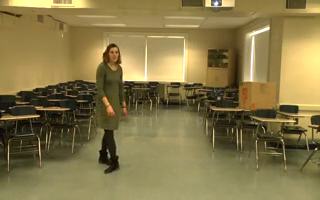
#> input picture frame 122 of gui/video.mp4, 320 x 200 px, given in place of video-10.mp4, which was not available
$ python model.py
#> lines starting #> are read from the running program, lines starting #| are printed output that depends on the picture; pictures that were not available may be replaced by others from this repository, and a replacement may not be noted
#> in _get_background, frame is the input picture: shape (200, 320, 3); mean B, G, R 73.1, 119.2, 133.6
### gui/background.py
import cv2
import matplotlib.pyplot as plt
import numpy as np
import copy


class BG_subtractor():
    def __init__(self, bg, bg_alpha=0.0001):
        """Return a background subtractor.

        Arguments:
        * bg (array): background image
        * bg_alpha: The background learning factor, its value should
        be between 0 and 1. The higher the value, the more quickly
        your program learns the changes in the background. Therefore,
        for a static background use a lower value, like 0.001. But if
        your background has moving trees and stuff, use a higher value,
        maybe start with 0.01. Default 0.001
        """
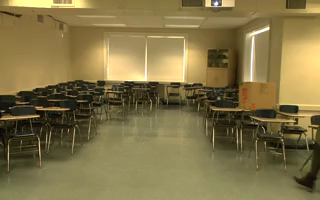
#> input picture frame 0 of gui/video.mp4, 320 x 200 px, given in place of video-10.mp4, which was not available
        self.alpha = bg_alpha
        self.bg = bg
        self.bg_model = bg
        self.fgbg = cv2.createBackgroundSubtractorMOG2()

    # [32 lines of commented-out code are left out]

    # [59 lines left out: function subtract, not called in this run]

    def sub_lab(self, img):
        # original = cv2.cvtColor(img, cv2.COLOR_BGR2RGB)
        original = copy.copy(img)
        bg = self.bg

        img = cv2.cvtColor(img, cv2.COLOR_RGB2LAB)
#> img: shape (200, 320, 3); mean of channels 0, 1, 2 115.2, 117.3, 115.8
        bg = cv2.cvtColor(bg, cv2.COLOR_RGB2LAB)
#> bg: shape (200, 320, 3); mean of channels 0, 1, 2 119.4, 116.7, 115.4


        # split color
        l, a, b = cv2.split(img)
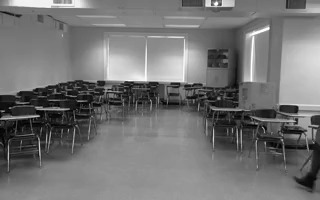
#> l: shape (200, 320); min 0, max 255, mean 115.2
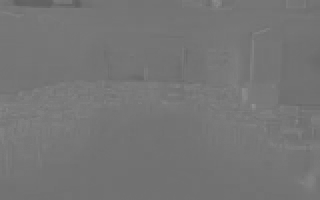
#> a: shape (200, 320); min 96, max 145, mean 117.3
        bl, ba, bb = cv2.split(bg)

        # subtract bg
        sl = l - bl
        sa = a - ba
        sb = b - bb

        # I found that noises from chairs and shadow
        # are strangly over 230, and background noises
        # are under 20

        # threshold
        # remove if under 20
        ret,thresh = cv2.threshold(sl,40,255,cv2.THRESH_TOZERO)
        # remove if over 230
        ret,thresh = cv2.threshold(thresh,230,255,cv2.THRESH_TOZERO_INV)

        # closing
        shape = (3, 3)
        kernel = np.ones(shape, np.uint8)
        # kernel = np.array([[0,1,0],
        #                   [1,1,1],
        #                   [1,1,1],
        #                   [0,1,0]], np.uint8)
        # closing = cv2.morphologyEx(thresh, cv2.MORPH_CLOSE, kernel)
        dilation = cv2.dilate(thresh,kernel,iterations = 3)
        erosion = cv2.erode(dilation,kernel,iterations = 3)
        # to kill pixel-small noises
        erosion2 = cv2.erode(erosion,kernel,iterations = 1)
        dilation2 = cv2.dilate(erosion2,kernel,iterations = 2)
        closing = dilation2

        #opening
        opening = cv2.morphologyEx(closing, cv2.MORPH_OPEN, kernel)

        # mask
        mask = opening
        final = cv2.bitwise_or(original, original, mask=mask)

        return final

### gui/model.py
import cv2

import background


class VideoProcessor:
    """An iterator that process video
    and return message string.(for now)
    """

    def __init__(self,
                 video_path,
                 message_type="raw",
                 export="",
                 bg_alpha=0.001):
        """Return a video processor.

        Arguments:
        * video_path (str): the path to video file.
        * message_type (str): can be 'raw' or 'processed'. Default "raw"
        * export (str): If "", don't export, if not empty, export as filename.
        * bg_alpha: The background learning factor, its value should
	be between 0 and 1. The higher the value, the more quickly
	your program learns the changes in the background. Therefore,
	for a static background use a lower value, like 0.001. But if
	your background has moving trees and stuff, use a higher value,
	maybe start with 0.01. Default 0.001. Only need for subtract2.
        """
        self.cap = cv2.VideoCapture(video_path)
        self.message_type = message_type
        self.export = export
        fourcc = cv2.VideoWriter_fourcc(* "mp4v")
        if export != "":
            self.writer = cv2.VideoWriter(export, fourcc, 20.0, (320, 200))
        self._get_background()
        self.bg_subtractor = background.BG_subtractor(self.background)

    def _get_background(self):
        # get background from the last frame
        count = self.cap.get(1)
        print(count)
        self.cap.set(1, count - 1)
        # normal process
        ret, frame = self.cap.read()
        cv2.imwrite("background.png", frame)
        self.background = frame
        # set frame back
        self.cap.set(cv2.CAP_PROP_POS_FRAMES, 0)

    def __iter__(self):
        return self

    def __next__(self):
        ret, frame = self.cap.read()
        if ret:
            return self.process_image(frame, self.message_type)
        else:
            raise StopIteration

    def process_image(self, image, message_type):
        img = self.bg_subtractor.sub_lab(image)
        if self.export:
            self.writer.write(img)
        # return "cool"


if __name__ == "__main__":
    # for num in range(1, 11):
    #     processor = VideoProcessor("video-%d.mp4" % num, "raw",
    #                                "output-lab-%d.mp4" % num)
    #     for message in processor:
    #         pass
    #         # print(message)

    processor = VideoProcessor("video-10.mp4", "raw", "output.mp4")
    for message in processor:
        pass
        # print(message)

$ run again, starting later in the video
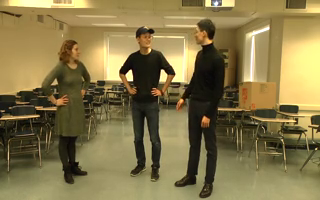
#> input picture frame 552 of gui/video.mp4, 320 x 200 px, given in place of video-10.mp4, which was not available
#> in _get_background, frame is the input picture: shape (200, 320, 3); mean B, G, R 73.8, 118.3, 132.8
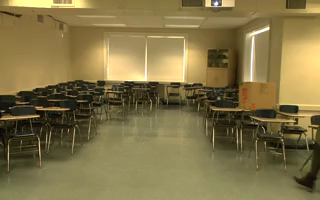
#> input picture frame 0 of gui/video.mp4, 320 x 200 px, given in place of video-10.mp4, which was not available
#> img: shape (200, 320, 3); mean of channels 0, 1, 2 115.2, 117.3, 115.8
#> bg: shape (200, 320, 3); mean of channels 0, 1, 2 117.8, 117.3, 115.6

$ run again, starting later in the video
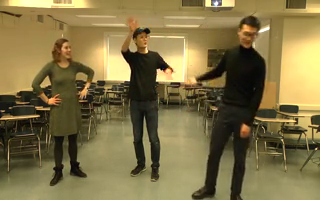
#> input picture frame 983 of gui/video.mp4, 320 x 200 px, given in place of video-10.mp4, which was not available
#> in _get_background, frame is the input picture: shape (200, 320, 3); mean B, G, R 70.8, 114.3, 128.6
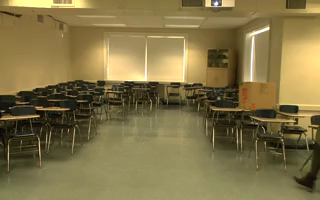
#> input picture frame 0 of gui/video.mp4, 320 x 200 px, given in place of video-10.mp4, which was not available
#> img: shape (200, 320, 3); mean of channels 0, 1, 2 115.2, 117.3, 115.8
#> bg: shape (200, 320, 3); mean of channels 0, 1, 2 113.8, 117.6, 115.8
